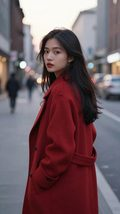
#> input picture assets/looks/realistic-photo.jpg, 120 x 214 px; its folder holds only this picture in this run
$ python -i frames.py   (imports and definitions only)
#> lines starting #> are read from the running program, lines starting #| are printed output that depends on the picture
"""The recording, cut to the tutorial's clock (5.4, plan step 4).

One picture per frame of the tutorial: frame k shows the recording at to_recording(k / fps), so
pauses vanish and a drag plays at the house pace, while menus open and shapes grow for real.
Each picture keeps only what belongs in the video: the recorded window (rounded corners) and
the program's own menus open at that moment. The rest of the recorded margin is someone else's
screen, so it becomes see-through (the scene's blurred backdrop shows there). The account's
name and picture are made into big blocks. Pictures are WebP with transparency, which the
headless browser and WebView2 both read.
"""
from __future__ import annotations

import os
import subprocess

import numpy as np
from PIL import Image, ImageDraw

from ..mastering import ffmpeg_exe
from . import build as B

FPS = 30
CORNER = 10        # the window's rounded corners, in recording pixels
QUALITY = 82


# [48 lines left out: functions _popups_at, mask_for, pixelate, sources, not called in this run]


BLEND = 0.15   # closer than this to a recording frame: that frame alone


# [69 lines left out: function cut, not called in this run]


def backdrop(first: str, out_path: str) -> str:
    """The scene's blurred backdrop, blurred once here: the browser's CSS blur redrew it on
    every frame and, with the window's drop shadow and the blobs, made frames 3 times slower
    (164 ms against 54 ms, 2026-11-14). Same look: blur, brightness .42, saturation 1.1."""
#> called with out_path = 'out.png'
    from PIL import ImageEnhance, ImageFilter

    with Image.open(first) as im:
#> im is the input picture: PIL image 120x214 RGB; mean R, G, B 114.5, 92.8, 99
        picture = im.convert("RGB")
    small = picture.resize((max(1, picture.width // 4), max(1, picture.height // 4)))
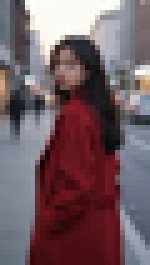
#> small: PIL image 30x53 RGB (shown 5 times larger); mean R, G, B 114.5, 92.8, 99.1
    small = small.filter(ImageFilter.GaussianBlur(11))   # 44 px at full size
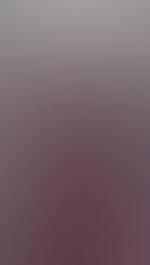
#> small: PIL image 30x53 RGB (shown 5 times larger); mean R, G, B 117.6, 98.7, 104.8
    small = ImageEnhance.Brightness(ImageEnhance.Color(small).enhance(1.1)).enhance(0.42)
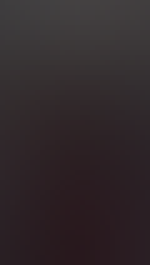
#> small: PIL image 30x53 RGB (shown 5 times larger); mean R, G, B 49.3, 40.5, 43.3
    small.save(out_path, quality=85)
    return out_path


# [12 lines left out: functions _finish, _link, not called in this run]


# ---- drags that draw a shape -------------------------------------------------------------
DRAWN = 40   # how much the middle of a drag's box must change for it to have drawn a shape


# [34 lines left out: functions _pixel, smooth_drawing, not called in this run]

>>> result = backdrop('../../../assets/looks/realistic-photo.jpg', 'out.png')

$ run again, on assets/looks/3d-render.jpg
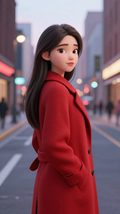
#> input picture assets/looks/3d-render.jpg, 120 x 214 px
#> in backdrop, im is the input picture: PIL image 120x214 RGB; mean R, G, B 127.3, 88, 100.2
#> in backdrop, `small = picture.resize((max(1, picture.width // 4), max(1, picture.hei..`:
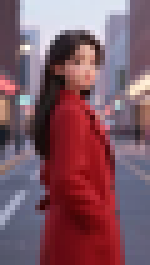
#> small: PIL image 30x53 RGB (shown 5 times larger); mean R, G, B 127.3, 88, 100.2
#> in backdrop, `small = small.filter(ImageFilter.GaussianBlur(11))`:
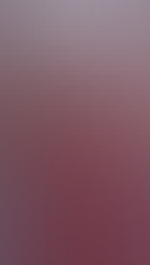
#> small: PIL image 30x53 RGB (shown 5 times larger); mean R, G, B 127, 90.1, 101.8
